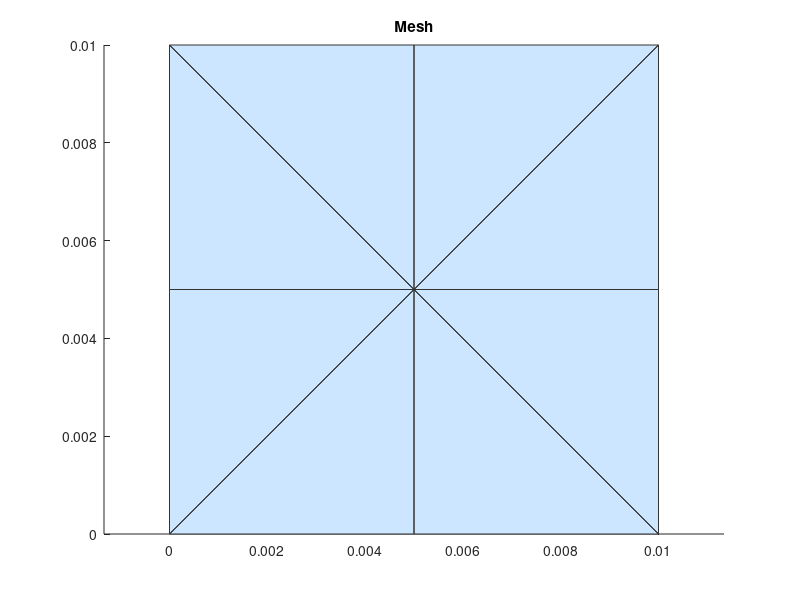

This chart was generated by the following MATLAB code: (Note: this script raises an error after producing the figure.)
clear
close all
clc

%% Pre-processor

%mesh
p = [0 0.005 0.01 0 0.005 0.01 0 0.005 0.01; 
     0 0 0 0.005 0.005 0.005 0.01 0.01 0.01];
e = [7 8 9 6 3 2 1 4;
     8 9 6 3 2 1 4 7;
     0 0 0 0 0 0 0 0;
     0 0 0 0 0 0 0 0;
     1 2 3 4 5 6 7 8];
t = [1 2 3 6 9 8 7 4;
     2 3 6 9 8 7 4 1;
     5 5 5 5 5 5 5 5];

% Plot of Mesh
figure
patch('Faces', t(1:3,:)', ...
      'Vertices', p', ...
      'FaceColor', [0.8 0.9 1.0], ...
      'EdgeColor', [0.2 0.2 0.2]);
axis equal
title('Mesh')

% Compute mesh variables
nelm = length(t);
ndof = length(p);
coord = p';

edof = zeros(nelm, 4);
edof(:,1) = 1:nelm;
edof(:,2:4) = t(1:3, :)';

dof = (1:ndof)';

nen = 3;
[ex, ey] = coordxtr(edof, coord, dof, 3);

% Set material constants

k = 10; %k = 2?
D = [k 0; 0 k];
%qout = 2000;
alphac = 1000;
Tinf = 20;
ep = 0.01;
Q = 0;

% Set up K, f, and bc
K = zeros(ndof);
f = zeros(ndof, 1);
bc = [];

for enr = 1:length(e)
    boundary = e(5, enr);
    node1 = e(1, enr);
    node2 = e(2, enr);
    Le = norm(coord(node1, :) - coord(node2, :));
    Ke = zeros(2, 2);
    fe = zeros(2, 1);

    if ismember(boundary, [3 4])
        bc = [bc;
              node1  100;
              node2  100];
    end
    if ismember(boundary, [2])
        Ke = alphac*Le/6*[2 1; 1 2];
        fe = alphac*Tinf*Le/2*ones(2,1);
    end
    [K, f] = assem([0 node1 node2], K, Ke, f, fe);
end

%% Solver

for elnr = 1:nelm
    [Ke, fe] = flw2te(ex(elnr,:), ey(elnr,:), ep, [k 0; 0 k], Q);
    [K, f] = assem(edof(elnr,:), K, Ke, f, fe);
end

%not solveq?
a = solve(K, f, bc);

%% Post-processor

ed = extract(edof, a);

%plot
figure
patch(ex', ey', ed', ed', 'EdgeColor', 'none');

axis equal
colorbar
colormap(jet)

xlim([min(ex(:)) max(ex(:))])
ylim([min(ey(:)) max(ey(:))])

xlabel('x')
ylabel('y')
title('Temperature Field')

set(gca, 'FontSize', 12)
